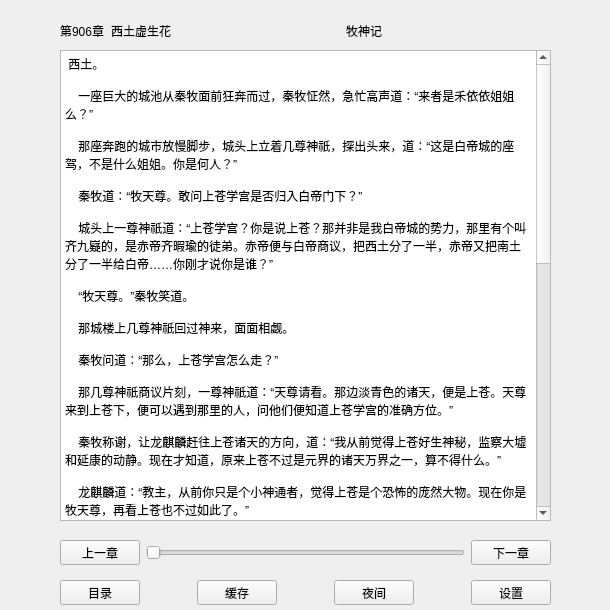
<?xml version="1.0" encoding="UTF-8"?>
<ui version="4.0">
 <class>BookDetailWidget</class>
 <widget class="QWidget" name="BookDetailWidget">
  <property name="geometry">
   <rect>
    <x>0</x>
    <y>0</y>
    <width>610</width>
    <height>610</height>
   </rect>
  </property>
  <property name="minimumSize">
   <size>
    <width>610</width>
    <height>610</height>
   </size>
  </property>
  <property name="maximumSize">
   <size>
    <width>610</width>
    <height>610</height>
   </size>
  </property>
  <property name="windowTitle">
   <string>Form</string>
  </property>
  <widget class="QTextEdit" name="contentTextEdit">
   <property name="geometry">
    <rect>
     <x>60</x>
     <y>50</y>
     <width>491</width>
     <height>471</height>
    </rect>
   </property>
   <property name="html">
    <string>&lt;!DOCTYPE HTML PUBLIC &quot;-//W3C//DTD HTML 4.0//EN&quot; &quot;http://www.w3.org/TR/REC-html40/strict.dtd&quot;&gt;
&lt;html&gt;&lt;head&gt;&lt;meta name=&quot;qrichtext&quot; content=&quot;1&quot; /&gt;&lt;style type=&quot;text/css&quot;&gt;
p, li { white-space: pre-wrap; }
&lt;/style&gt;&lt;/head&gt;&lt;body style=&quot; font-family:'SimSun'; font-size:9pt; font-weight:400; font-style:normal;&quot;&gt;
&lt;p style=&quot; margin-top:0px; margin-bottom:0px; margin-left:0px; margin-right:0px; -qt-block-indent:0; text-indent:0px;&quot;&gt; 西土。&lt;/p&gt;
&lt;p style=&quot;-qt-paragraph-type:empty; margin-top:0px; margin-bottom:0px; margin-left:0px; margin-right:0px; -qt-block-indent:0; text-indent:0px;&quot;&gt;&lt;br /&gt;&lt;/p&gt;
&lt;p style=&quot; margin-top:0px; margin-bottom:0px; margin-left:0px; margin-right:0px; -qt-block-indent:0; text-indent:0px;&quot;&gt;    一座巨大的城池从秦牧面前狂奔而过，秦牧怔然，急忙高声道：“来者是禾依依姐姐么？”&lt;/p&gt;
&lt;p style=&quot;-qt-paragraph-type:empty; margin-top:0px; margin-bottom:0px; margin-left:0px; margin-right:0px; -qt-block-indent:0; text-indent:0px;&quot;&gt;&lt;br /&gt;&lt;/p&gt;
&lt;p style=&quot; margin-top:0px; margin-bottom:0px; margin-left:0px; margin-right:0px; -qt-block-indent:0; text-indent:0px;&quot;&gt;    那座奔跑的城市放慢脚步，城头上立着几尊神祇，探出头来，道：“这是白帝城的座驾，不是什么姐姐。你是何人？”&lt;/p&gt;
&lt;p style=&quot;-qt-paragraph-type:empty; margin-top:0px; margin-bottom:0px; margin-left:0px; margin-right:0px; -qt-block-indent:0; text-indent:0px;&quot;&gt;&lt;br /&gt;&lt;/p&gt;
&lt;p style=&quot; margin-top:0px; margin-bottom:0px; margin-left:0px; margin-right:0px; -qt-block-indent:0; text-indent:0px;&quot;&gt;    秦牧道：“牧天尊。敢问上苍学宫是否归入白帝门下？”&lt;/p&gt;
&lt;p style=&quot;-qt-paragraph-type:empty; margin-top:0px; margin-bottom:0px; margin-left:0px; margin-right:0px; -qt-block-indent:0; text-indent:0px;&quot;&gt;&lt;br /&gt;&lt;/p&gt;
&lt;p style=&quot; margin-top:0px; margin-bottom:0px; margin-left:0px; margin-right:0px; -qt-block-indent:0; text-indent:0px;&quot;&gt;    城头上一尊神祇道：“上苍学宫？你是说上苍？那并非是我白帝城的势力，那里有个叫齐九嶷的，是赤帝齐暇瑜的徒弟。赤帝便与白帝商议，把西土分了一半，赤帝又把南土分了一半给白帝……你刚才说你是谁？”&lt;/p&gt;
&lt;p style=&quot;-qt-paragraph-type:empty; margin-top:0px; margin-bottom:0px; margin-left:0px; margin-right:0px; -qt-block-indent:0; text-indent:0px;&quot;&gt;&lt;br /&gt;&lt;/p&gt;
&lt;p style=&quot; margin-top:0px; margin-bottom:0px; margin-left:0px; margin-right:0px; -qt-block-indent:0; text-indent:0px;&quot;&gt;    “牧天尊。”秦牧笑道。&lt;/p&gt;
&lt;p style=&quot;-qt-paragraph-type:empty; margin-top:0px; margin-bottom:0px; margin-left:0px; margin-right:0px; -qt-block-indent:0; text-indent:0px;&quot;&gt;&lt;br /&gt;&lt;/p&gt;
&lt;p style=&quot; margin-top:0px; margin-bottom:0px; margin-left:0px; margin-right:0px; -qt-block-indent:0; text-indent:0px;&quot;&gt;    那城楼上几尊神祇回过神来，面面相觑。&lt;/p&gt;
&lt;p style=&quot;-qt-paragraph-type:empty; margin-top:0px; margin-bottom:0px; margin-left:0px; margin-right:0px; -qt-block-indent:0; text-indent:0px;&quot;&gt;&lt;br /&gt;&lt;/p&gt;
&lt;p style=&quot; margin-top:0px; margin-bottom:0px; margin-left:0px; margin-right:0px; -qt-block-indent:0; text-indent:0px;&quot;&gt;    秦牧问道：“那么，上苍学宫怎么走？”&lt;/p&gt;
&lt;p style=&quot;-qt-paragraph-type:empty; margin-top:0px; margin-bottom:0px; margin-left:0px; margin-right:0px; -qt-block-indent:0; text-indent:0px;&quot;&gt;&lt;br /&gt;&lt;/p&gt;
&lt;p style=&quot; margin-top:0px; margin-bottom:0px; margin-left:0px; margin-right:0px; -qt-block-indent:0; text-indent:0px;&quot;&gt;    那几尊神祇商议片刻，一尊神祇道：“天尊请看。那边淡青色的诸天，便是上苍。天尊来到上苍下，便可以遇到那里的人，问他们便知道上苍学宫的准确方位。”&lt;/p&gt;
&lt;p style=&quot;-qt-paragraph-type:empty; margin-top:0px; margin-bottom:0px; margin-left:0px; margin-right:0px; -qt-block-indent:0; text-indent:0px;&quot;&gt;&lt;br /&gt;&lt;/p&gt;
&lt;p style=&quot; margin-top:0px; margin-bottom:0px; margin-left:0px; margin-right:0px; -qt-block-indent:0; text-indent:0px;&quot;&gt;    秦牧称谢，让龙麒麟赶往上苍诸天的方向，道：“我从前觉得上苍好生神秘，监察大墟和延康的动静。现在才知道，原来上苍不过是元界的诸天万界之一，算不得什么。”&lt;/p&gt;
&lt;p style=&quot;-qt-paragraph-type:empty; margin-top:0px; margin-bottom:0px; margin-left:0px; margin-right:0px; -qt-block-indent:0; text-indent:0px;&quot;&gt;&lt;br /&gt;&lt;/p&gt;
&lt;p style=&quot; margin-top:0px; margin-bottom:0px; margin-left:0px; margin-right:0px; -qt-block-indent:0; text-indent:0px;&quot;&gt;    龙麒麟道：“教主，从前你只是个小神通者，觉得上苍是个恐怖的庞然大物。现在你是牧天尊，再看上苍也不过如此了。”&lt;/p&gt;
&lt;p style=&quot;-qt-paragraph-type:empty; margin-top:0px; margin-bottom:0px; margin-left:0px; margin-right:0px; -qt-block-indent:0; text-indent:0px;&quot;&gt;&lt;br /&gt;&lt;/p&gt;
&lt;p style=&quot; margin-top:0px; margin-bottom:0px; margin-left:0px; margin-right:0px; -qt-block-indent:0; text-indent:0px;&quot;&gt;    秦牧笑道：“龙胖越来越有见地了。你也是如此，也成长了。”&lt;/p&gt;
&lt;p style=&quot;-qt-paragraph-type:empty; margin-top:0px; margin-bottom:0px; margin-left:0px; margin-right:0px; -qt-block-indent:0; text-indent:0px;&quot;&gt;&lt;br /&gt;&lt;/p&gt;
&lt;p style=&quot; margin-top:0px; margin-bottom:0px; margin-left:0px; margin-right:0px; -qt-block-indent:0; text-indent:0px;&quot;&gt;    那几尊神祇目送他们远去，又是面面相觑，一位神祇道：“牧天尊来到元界西土了，要不要通知白帝城？”&lt;/p&gt;
&lt;p style=&quot;-qt-paragraph-type:empty; margin-top:0px; margin-bottom:0px; margin-left:0px; margin-right:0px; -qt-block-indent:0; text-indent:0px;&quot;&gt;&lt;br /&gt;&lt;/p&gt;
&lt;p style=&quot; margin-top:0px; margin-bottom:0px; margin-left:0px; margin-right:0px; -qt-block-indent:0; text-indent:0px;&quot;&gt;    “他是去赤帝的，倘若我白帝城的强者堵截他，岂不是要得罪赤帝？”&lt;/p&gt;
&lt;p style=&quot;-qt-paragraph-type:empty; margin-top:0px; margin-bottom:0px; margin-left:0px; margin-right:0px; -qt-block-indent:0; text-indent:0px;&quot;&gt;&lt;br /&gt;&lt;/p&gt;
&lt;p style=&quot; margin-top:0px; margin-bottom:0px; margin-left:0px; margin-right:0px; -qt-block-indent:0; text-indent:0px;&quot;&gt;    一位年长的神祇毕竟老成，道：“况且他又是天尊，谁敢动他？由他去便是。”&lt;/p&gt;
&lt;p style=&quot;-qt-paragraph-type:empty; margin-top:0px; margin-bottom:0px; margin-left:0px; margin-right:0px; -qt-block-indent:0; text-indent:0px;&quot;&gt;&lt;br /&gt;&lt;/p&gt;
&lt;p style=&quot; margin-top:0px; margin-bottom:0px; margin-left:0px; margin-right:0px; -qt-block-indent:0; text-indent:0px;&quot;&gt;    那几位神祇称是，这座大城又迈开脚步，浓烟滚滚，飞奔而去。&lt;/p&gt;
&lt;p style=&quot;-qt-paragraph-type:empty; margin-top:0px; margin-bottom:0px; margin-left:0px; margin-right:0px; -qt-block-indent:0; text-indent:0px;&quot;&gt;&lt;br /&gt;&lt;/p&gt;
&lt;p style=&quot; margin-top:0px; margin-bottom:0px; margin-left:0px; margin-right:0px; -qt-block-indent:0; text-indent:0px;&quot;&gt;    秦牧一路上遇到许多这样的陆地飞城，速度极快，都是西土的神魔用来赶路的代步工具，搬运军队，四处平叛，极为方便。&lt;/p&gt;
&lt;p style=&quot;-qt-paragraph-type:empty; margin-top:0px; margin-bottom:0px; margin-left:0px; margin-right:0px; -qt-block-indent:0; text-indent:0px;&quot;&gt;&lt;br /&gt;&lt;/p&gt;
&lt;p style=&quot; margin-top:0px; margin-bottom:0px; margin-left:0px; margin-right:0px; -qt-block-indent:0; text-indent:0px;&quot;&gt;    “这是真天宫的法术，不过真天宫正是来自域外天庭。”&lt;/p&gt;
&lt;p style=&quot;-qt-paragraph-type:empty; margin-top:0px; margin-bottom:0px; margin-left:0px; margin-right:0px; -qt-block-indent:0; text-indent:0px;&quot;&gt;&lt;br /&gt;&lt;/p&gt;
&lt;p style=&quot; margin-top:0px; margin-bottom:0px; margin-left:0px; margin-right:0px; -qt-block-indent:0; text-indent:0px;&quot;&gt;    秦牧低声道：“真天老母便是域外天庭的一尊真神，多半真天老母便是白帝的麾下……”&lt;/p&gt;
&lt;p style=&quot;-qt-paragraph-type:empty; margin-top:0px; margin-bottom:0px; margin-left:0px; margin-right:0px; -qt-block-indent:0; text-indent:0px;&quot;&gt;&lt;br /&gt;&lt;/p&gt;
&lt;p style=&quot; margin-top:0px; margin-bottom:0px; margin-left:0px; margin-right:0px; -qt-block-indent:0; text-indent:0px;&quot;&gt;    西土因为有上苍和真天宫的缘故，经历的战火并没有延康那般恐怖，这里的百姓还算可以维持生计。&lt;/p&gt;
&lt;p style=&quot;-qt-paragraph-type:empty; margin-top:0px; margin-bottom:0px; margin-left:0px; margin-right:0px; -qt-block-indent:0; text-indent:0px;&quot;&gt;&lt;br /&gt;&lt;/p&gt;
&lt;p style=&quot; margin-top:0px; margin-bottom:0px; margin-left:0px; margin-right:0px; -qt-block-indent:0; text-indent:0px;&quot;&gt;    秦牧来到赤帝的领地，发现这里治理得比白帝领地更好一些，西土百姓安居乐业，似乎与从前并无区别。&lt;/p&gt;
&lt;p style=&quot;-qt-paragraph-type:empty; margin-top:0px; margin-bottom:0px; margin-left:0px; margin-right:0px; -qt-block-indent:0; text-indent:0px;&quot;&gt;&lt;br /&gt;&lt;/p&gt;
&lt;p style=&quot; margin-top:0px; margin-bottom:0px; margin-left:0px; margin-right:0px; -qt-block-indent:0; text-indent:0px;&quot;&gt;    有些西土的女孩儿见到他，竟然还认得他，主动招呼。&lt;/p&gt;
&lt;p style=&quot;-qt-paragraph-type:empty; margin-top:0px; margin-bottom:0px; margin-left:0px; margin-right:0px; -qt-block-indent:0; text-indent:0px;&quot;&gt;&lt;br /&gt;&lt;/p&gt;
&lt;p style=&quot; margin-top:0px; margin-bottom:0px; margin-left:0px; margin-right:0px; -qt-block-indent:0; text-indent:0px;&quot;&gt;    “而今没有上苍学宫了，只有上苍神宗，宗主是原来的上苍学宫大祭酒虚生花。”&lt;/p&gt;
&lt;p style=&quot;-qt-paragraph-type:empty; margin-top:0px; margin-bottom:0px; margin-left:0px; margin-right:0px; -qt-block-indent:0; text-indent:0px;&quot;&gt;&lt;br /&gt;&lt;/p&gt;
&lt;p style=&quot; margin-top:0px; margin-bottom:0px; margin-left:0px; margin-right:0px; -qt-block-indent:0; text-indent:0px;&quot;&gt;    那些女孩告诉他：“至于齐九嶷，那就更了不起了，上苍神宗的宗主他是看不上眼，而今住在赤帝行宫里，是西土的少主，管控着西土半壁江山的神魔，威风得很哩！”&lt;/p&gt;
&lt;p style=&quot;-qt-paragraph-type:empty; margin-top:0px; margin-bottom:0px; margin-left:0px; margin-right:0px; -qt-block-indent:0; text-indent:0px;&quot;&gt;&lt;br /&gt;&lt;/p&gt;
&lt;p style=&quot; margin-top:0px; margin-bottom:0px; margin-left:0px; margin-right:0px; -qt-block-indent:0; text-indent:0px;&quot;&gt;    龙麒麟兴奋道：“齐九嶷是我弟弟！”&lt;/p&gt;
&lt;p style=&quot;-qt-paragraph-type:empty; margin-top:0px; margin-bottom:0px; margin-left:0px; margin-right:0px; -qt-block-indent:0; text-indent:0px;&quot;&gt;&lt;br /&gt;&lt;/p&gt;
&lt;p style=&quot; margin-top:0px; margin-bottom:0px; margin-left:0px; margin-right:0px; -qt-block-indent:0; text-indent:0px;&quot;&gt;    “虚生花果然聪明，把上苍学宫改成上苍神宗，&lt;/p&gt;&lt;/body&gt;&lt;/html&gt;</string>
   </property>
  </widget>
  <widget class="QWidget" name="">
   <property name="geometry">
    <rect>
     <x>60</x>
     <y>20</y>
     <width>491</width>
     <height>22</height>
    </rect>
   </property>
   <layout class="QHBoxLayout" name="horizontalLayout">
    <item>
     <widget class="QLabel" name="chapterLabel">
      <property name="text">
       <string>第906章</string>
      </property>
     </widget>
    </item>
    <item>
     <widget class="QLabel" name="nameLabel">
      <property name="text">
       <string>西土虚生花</string>
      </property>
     </widget>
    </item>
    <item>
     <spacer name="horizontalSpacer">
      <property name="orientation">
       <enum>Qt::Horizontal</enum>
      </property>
      <property name="sizeHint" stdset="0">
       <size>
        <width>40</width>
        <height>20</height>
       </size>
      </property>
     </spacer>
    </item>
    <item>
     <widget class="QLabel" name="titleLabel">
      <property name="text">
       <string>牧神记</string>
      </property>
     </widget>
    </item>
    <item>
     <spacer name="horizontalSpacer_2">
      <property name="orientation">
       <enum>Qt::Horizontal</enum>
      </property>
      <property name="sizeHint" stdset="0">
       <size>
        <width>40</width>
        <height>20</height>
       </size>
      </property>
     </spacer>
    </item>
    <item>
     <layout class="QHBoxLayout" name="horizontalLayout_2"/>
    </item>
   </layout>
  </widget>
  <widget class="QWidget" name="">
   <property name="geometry">
    <rect>
     <x>60</x>
     <y>540</y>
     <width>491</width>
     <height>25</height>
    </rect>
   </property>
   <layout class="QHBoxLayout" name="horizontalLayout_3">
    <item>
     <widget class="QPushButton" name="previousBtn">
      <property name="text">
       <string>上一章</string>
      </property>
     </widget>
    </item>
    <item>
     <widget class="QSlider" name="chapterHSlider">
      <property name="orientation">
       <enum>Qt::Horizontal</enum>
      </property>
     </widget>
    </item>
    <item>
     <widget class="QPushButton" name="nextBtn">
      <property name="text">
       <string>下一章</string>
      </property>
     </widget>
    </item>
   </layout>
  </widget>
  <widget class="QWidget" name="">
   <property name="geometry">
    <rect>
     <x>60</x>
     <y>580</y>
     <width>491</width>
     <height>25</height>
    </rect>
   </property>
   <layout class="QHBoxLayout" name="horizontalLayout_4">
    <item>
     <widget class="QPushButton" name="catalogBtn">
      <property name="text">
       <string>目录</string>
      </property>
     </widget>
    </item>
    <item>
     <spacer name="horizontalSpacer_3">
      <property name="orientation">
       <enum>Qt::Horizontal</enum>
      </property>
      <property name="sizeHint" stdset="0">
       <size>
        <width>40</width>
        <height>20</height>
       </size>
      </property>
     </spacer>
    </item>
    <item>
     <widget class="QPushButton" name="cacheBtn">
      <property name="text">
       <string>缓存</string>
      </property>
     </widget>
    </item>
    <item>
     <spacer name="horizontalSpacer_4">
      <property name="orientation">
       <enum>Qt::Horizontal</enum>
      </property>
      <property name="sizeHint" stdset="0">
       <size>
        <width>40</width>
        <height>20</height>
       </size>
      </property>
     </spacer>
    </item>
    <item>
     <widget class="QPushButton" name="lightBtn">
      <property name="text">
       <string>夜间</string>
      </property>
     </widget>
    </item>
    <item>
     <spacer name="horizontalSpacer_5">
      <property name="orientation">
       <enum>Qt::Horizontal</enum>
      </property>
      <property name="sizeHint" stdset="0">
       <size>
        <width>40</width>
        <height>20</height>
       </size>
      </property>
     </spacer>
    </item>
    <item>
     <widget class="QPushButton" name="settingBtn">
      <property name="text">
       <string>设置</string>
      </property>
     </widget>
    </item>
   </layout>
  </widget>
 </widget>
 <resources/>
 <connections/>
</ui>
